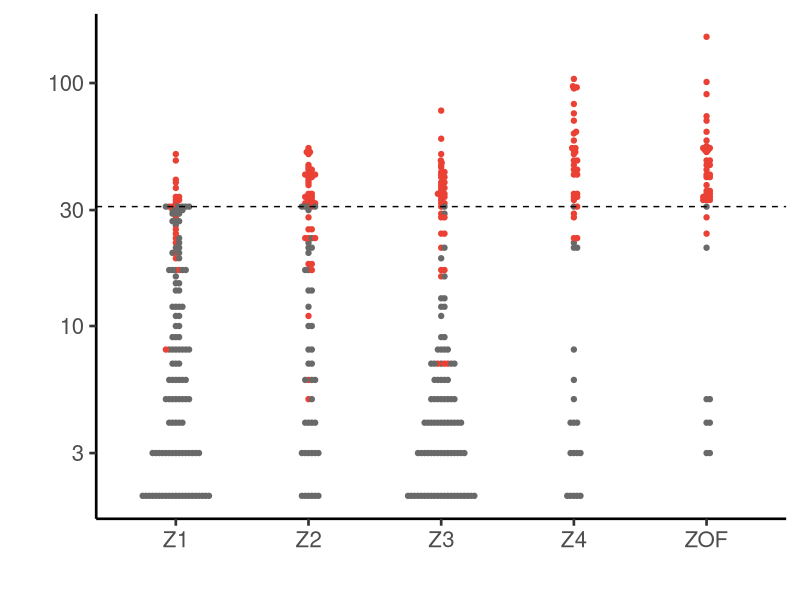

Generate this figure with R:
library(ggplot2)
library(ggbeeswarm)
dat <- read.table("OG_Sizes.txt", header=T, sep='\t')

pdf('OG_Sizes.pdf', height=5, width=15)
# method\tog\tog_lts\tsingle_copy'
ggplot(dat, aes(x=method, y=og_lts, color=single_copy)) + geom_beeswarm(cex=0.5, alpha=1, show.legend=F) + theme_classic(base_size=20) + scale_y_log10() + geom_hline(yintercept=31, linetype=2, color='black') + scale_color_manual(values=c('#eb4034', '#696969')) + xlab("") + ylab("")
dev.off()
